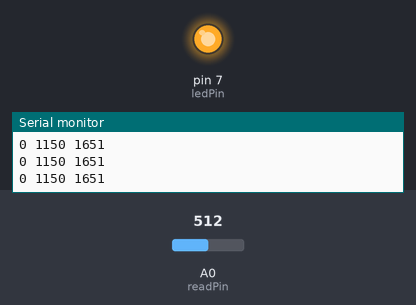
Bench run of a sketch on a simulated Arduino Uno, built with avr-gcc and run on an emulated ATmega328P. On the bench: output pins drawn as LEDs (lit = HIGH), the last lines printed to the serial monitor. Inputs (shaded band) come from the test bench; at power-on: A0 (readPin) = 512.

Above: at 1.2 s.
1.3 s: A0 (readPin) set to 364
2.8 s: A0 (readPin) set to 348
At 3.2 s:
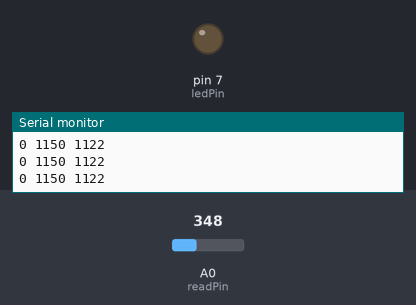
4.3 s: A0 (readPin) set to 511
At 4.8 s:
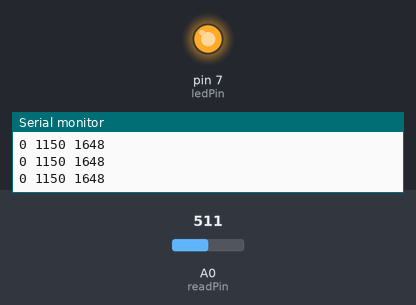
5.8 s: A0 (readPin) set to 306
At 6.3 s:
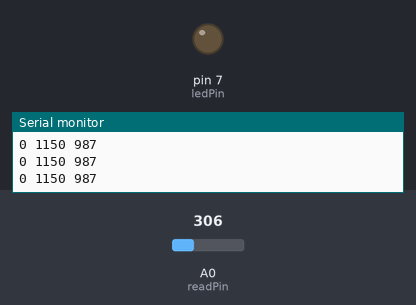
Timing chart, 0 to 8.3 s (numbered marks = the images above; inputs shaded):
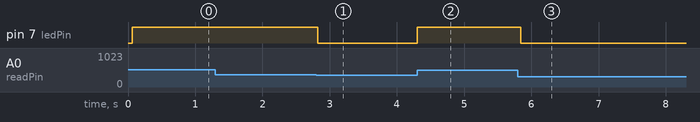

The sketch:

read_emg.ino
```cpp
// define sampling frequency :
int fs = 50 , period = 0 ;
unsigned long currentTime = 0 , previousTime = 0 ;
// select the input pin :
int readPin = A0 ;
int ledPin = 7 ;
// variable to store the value coming from the sensor :
int sensorValue = 0 ;
float x=0.0, x1=0.0, x2=0.0;
int y=0;

int filter(float x, float x1, float x2)
{
int out;
out=int((x+x1+x2)/3);
return(out);
}

void setup(){
Serial.begin(9600) ;
// compute waiting time from sampling f r e q u e n c y :
period = int(1000*1/(float)fs);
// Initialize LED pin as an output:
pinMode(ledPin, OUTPUT);
}

void loop() {
currentTime = millis() ;
if(currentTime - previousTime >= period) {
  //Serial.println(currentTime - previousTime);
previousTime = currentTime ;
// read t h e i n p u t on a n al og p in 0 :
float emgValue = analogRead(A0); // Read EMG data from analog pin A0
sensorValue = emgValue * 3300 / 1023;
//Serial.println(emgValue);
x2=x1;
x1=x;
x = float(sensorValue); // read values (0 to 1023) from the input pin
// Digital signal processing (Filtering)
y=filter(x,x1,x2);
delay(0.02);

//Check if the sensor value exceeds 1150:
if (y > 1150) {
  digitalWrite(ledPin, HIGH); // Turn on the LED
} else {
  digitalWrite(ledPin, LOW); // Turn off the LED
}
// p r i n t ou t t h e v a l u e you read :
Serial.print(0); // To freeze the lower limit
Serial.print(" ");
Serial.print(1150); // To freeze the upper limit
Serial.print(" ");
//Serial.println(sensorValue);
Serial.println(y);
}
}
```

Measured:
- the behaviour switches between 357 and 356 on A0 (readPin) (found by bisection; images 0 and 1)
- after the input at 2.8 s, pin 7 (ledPin): HIGH → LOW at once
- after the input at 4.3 s, pin 7 (ledPin): LOW → HIGH at once
- after the input at 5.8 s, pin 7 (ledPin): HIGH → LOW at once
